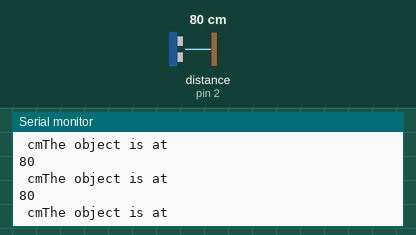
A sketch run on a simulated Arduino Uno, built with avr-gcc and run on an emulated ATmega328P. On the bench: the last lines printed to the serial monitor. Wiring (inferred from the names in the program): ultrasonic range finder: trigger pin 3; echo pin 2. Inputs (shaded band) come from the test bench; at power-on: distance to the obstacle (sensor on pin 2) 80 cm. The echo pulse lasts 58.3 µs per cm.

Above: at 1.2 s.
1.3 s: distance to the obstacle (sensor on pin 2) set to 2 cm
At 2.0 s:
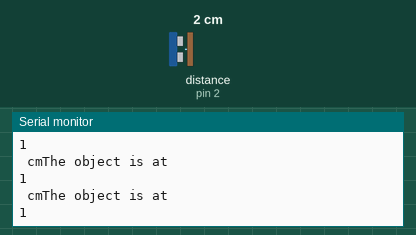
4.3 s: distance to the obstacle (sensor on pin 2) set to 250 cm
At 4.43 s:
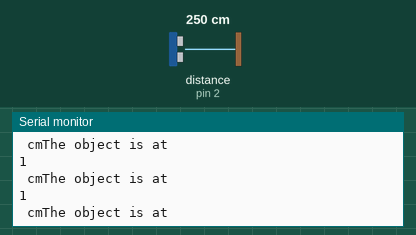
Timing chart, 0 to 7.3 s (numbered marks = the images above; inputs shaded):
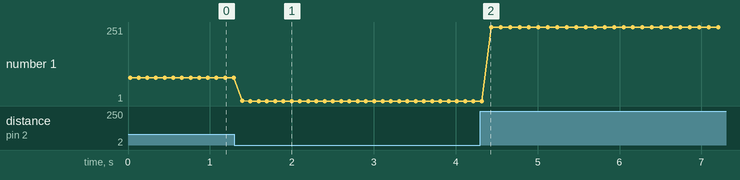

The sketch:

main.ino
```cpp
 #define ECHOPIN 2
 #define TRIGPIN 3
 long distance;
 long duration;
 void setup() {
  pinMode(ECHOPIN,INPUT);
  pinMode(TRIGPIN,OUTPUT);
  Serial.begin(9600);


}

void loop() {
  digitalWrite(TRIGPIN,LOW);
  delayMicroseconds(2);
  digitalWrite(TRIGPIN,HIGH);
  delayMicroseconds(2);
  digitalWrite(TRIGPIN,LOW);

  duration = pulseIn(ECHOPIN,HIGH);
  distance = (duration * 0.0345)/2;

  Serial.println("The object is at ");
  Serial.println(distance);
  Serial.print(" cm");

  delay(100);


}
```

Measured:
- after the input at 1.3 s, the serial monitor: prints a new line after 0.09 s (image 1)
- plotted number 1: 80 → 1 after the input at 1.3 s, 1 → 251 after the input at 4.3 s
